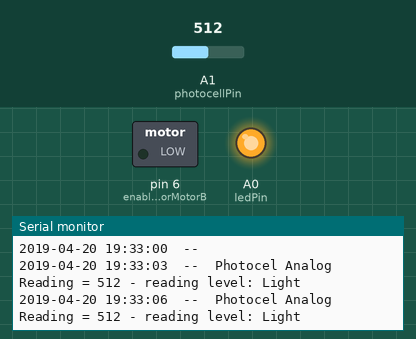
Simulated run of this sketch. Board: Arduino Uno, built with avr-gcc and run on an emulated ATmega328P. Shown: switched loads named in the sketch (green lamp = pin HIGH), output pins drawn as LEDs (lit = HIGH), the last lines printed to the serial monitor. The inputs (shaded band) are chosen by the test bench; at power-on: A1 (photocellPin) = 512. The local clock reads 2024-03-15 10:24:30 at power-on unless the sketch sets it.

Above: at 6.8 s.
6.9 s: A1 (photocellPin) set to 138
At 9.9 s:
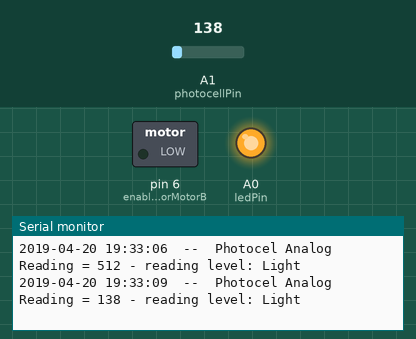
11.3 s: A1 (photocellPin) set to 124
At 13.5 s:
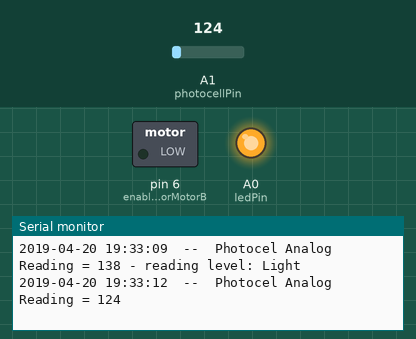
Timing chart, 0 to 15.0 s (numbered marks = the images above; inputs shaded):
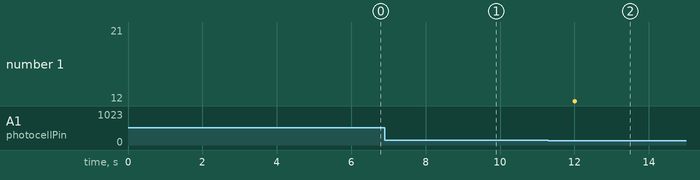

The sketch:

chicken_door_manual.ino
```cpp
//#include <OneWire.h>        // load the onewire library
#include <SimpleTimer.h>  // load the SimpleTimer library to make timers, instead of delays & too many millis statements
#include <DS1302.h>

namespace {

// Set the appropriate digital I/O pin connections. These are the pin
// assignments for the Arduino as well for as the DS1302 chip. See the DS1302
// datasheet:
//
//   http://datasheets.maximintegrated.com/en/ds/DS1302.pdf
const int kCePin   = 10;  // Chip Enable
const int kIoPin   = 9;  // Input/Output
const int kSclkPin = 8;  // Serial Clock

// Create a DS1302 object.
DS1302 rtc(kCePin, kIoPin, kSclkPin);

//Print the current date and time with new line
void printlnTime() {
  // Get the current time and date from the chip.
  Time t = rtc.time();

  // Format the time and date and insert into the temporary buffer.
  char buf[50];
  snprintf(buf, sizeof(buf), "%04d-%02d-%02d %02d:%02d:%02d",
           t.yr, t.mon, t.date,
           t.hr, t.min, t.sec);

  // Print the formatted string to serial so we can see the time.
  Serial.println(buf);
}

//Print the current date and time without new line
void printTime() {
  // Get the current time and date from the chip.
  Time t = rtc.time();

  // Format the time and date and insert into the temporary buffer.
  char buf[50];
  snprintf(buf, sizeof(buf), "%04d-%02d-%02d %02d:%02d:%02d  --  ",
           t.yr, t.mon, t.date,
           t.hr, t.min, t.sec);

  // Print the formatted string to serial so we can see the time.
  Serial.print(buf);
}

}  // namespace
/*
(before running the sketch, remove spaces before and after the above ">" "<" characters -  the instructables editor wouldn't publish the includes unless i added those spaces)
*/

/*
* Copyright 2013, David Naves (http://daveworks.net, <a rel="nofollow"> http://davenaves.com)
</a>
*
* This program is free software; you can redistribute it and/or
* modify it under the terms of the GNU General Public License
* as published by the Free Software Foundation; either version 3
* of the License, or (at your option) any later version.
*
* This program is distributed in the hope that it will be useful,
* but WITHOUT ANY WARRANTY; without even the implied warranty of
* MERCHANTABILITY or FITNESS FOR A PARTICULAR PURPOSE. See the
* GNU General Public License for more details.
*
* You should have received a copy of the GNU General Public License
* along with this program; if not, write to the Free Software
* Foundation, Inc., 51 Franklin Street, Fifth Floor, Boston, MA
* 02110-1301, USA.

*/

 /*
* I'm hoping that if you use/modify this code, you will share your
* coop project with me and the world (pictures, whatever)
* I'm big on sharing.
* Cheers,
* //D
*/

//pins
  const int ledPin = A0;                       // photocell connected to analog 0

  const int photocellPin = A1;                 // photocell connected to analog 0
  const int enableCoopDoorMotorB = 6;          // enable motor b - pin 7
  const int directionCloseCoopDoorMotorB = 3;  // direction close motor b - pin 3
  const int directionOpenCoopDoorMotorB = 2;   // direction open motor b - pin 2
  const int lowerSwitchPin = 11;               // bottom switch is connected to pin 11
  const int topSwitchPin = 12;                 // top switch is connected to pin 12

//Not used pins
  const int feedCoopMotorA = 4;                // direction close motor b - pin 4
  const int feedCoopMotorB = 5;                // direction open motor b - pin 5
  const int feedSwitchPin = 13;                // top switch is connected to pin 13
  const int upDoorButtonPin = 2;              // up door switch is connected to pin 2
  const int downDoorButtonPin = 3;            // down door switch is connected to pin 23

//consts
  //Time constants
  const int doorClosed = 20;
  const int doorOpened = 6;

  //Special constants
  const int wait_time = 5000;
  const int stop_time = 10000;

  // Door working types: 1 - controlled by time ('time'), 2 - controlled by dusk switch('dusk'), default - controlled by time and dusk switch('mixed')
  const int handleType = 2;

  // suntimes array. Elements : day of months, sun up time at first day of month in secounds, sun down time at first day of month in minutes(times in Hungaryan region)
  const int suntimes[ 12 ][ 3 ]= {
    { 31, 451, 962 },
    { 28, 432, 1003 },
    { 31, 387, 1046 },
    { 30, 385, 1151 },
    { 31, 329, 1193 },
    { 30, 291, 1231 },
    { 31, 289, 1244 },
    { 31, 319, 1220 },
    { 30, 360, 1167 },
    { 31, 400, 1106 },
    { 30, 385, 988 },
    { 31, 428, 955 }
  };

// vars

  // photocell
  int photocellReading;                        // analog reading of the photocel
  int photocellReadingLevel;                   // photocel reading levels (dark, twilight, light)

  // sunStates
  int sunIsUp;                                  // Sun is up - calculated from time
  int sunIsDown;                                // Sun is down - calculated from time

  // Controlled the door by manual. (if the door is synchronously with automatic drive then will reinit the state variable)
  bool ManualDrive;                 // bottom switch var for to hold the switch state

  // just need 2 SimpleTimer object
  SimpleTimer duskTimer;
  SimpleTimer timeTimer;

SimpleTimer timer;
// ************************************** the setup **************************************

void setup(void) {
  Serial.begin(9600);

  // Initialize a new chip by turning off write protection and clearing the
  // clock halt flag. These methods needn't always be called. See the DS1302
  // datasheet for details.
  rtc.writeProtect(false);
  rtc.halt(false);

  // Make a new time object to set the date and time.
  // Sunday, September 22, 2013 at 01:38:50.
  Time t(2019, 4, 20, 19, 33, 00, Time::kThursday);

  // Set the time and date on the chip.
  rtc.time(t);

  //Led on
  pinMode(ledPin, INPUT);                   // set bottom switch pin as input
  analogWrite(ledPin, 255);               // activate bottom switch resistor

  // coop door motor
  pinMode (enableCoopDoorMotorB, OUTPUT);            // enable motor pin = output
  pinMode (directionCloseCoopDoorMotorB, OUTPUT);    // motor close direction pin = output
  pinMode (directionOpenCoopDoorMotorB, OUTPUT);     // motor open direction pin = output

  // coop door switches
  pinMode(lowerSwitchPin, INPUT);                    // set lower switch pin as input
  pinMode(topSwitchPin, INPUT);                      // set top switch pin as input
  pinMode(photocellPin, INPUT);                      // set photocell pin as input

  // coop door switches
  pinMode(downDoorButtonPin, INPUT);                   // set down door button pin as output
  pinMode(upDoorButtonPin, INPUT);                     // set up door button pin as output

  // init driving
  ManualDrive = false;

  printTime();
  // timed actions setup
       duskTimer.setInterval(3000, readPhotoCell);      // read the photocell every 10 minutes
  /*switch (handleType) {
     case 1:
       // Timer controll
       Serial.println(" Checking doCoopDoor: every 10 minutes for the time to open or close door");
       calculateSunTimes();
       timeTimer.setInterval(600000, calculateSunTimes);      // calculate sun states every 10 minutes
       break;
     case 2:
       // Dusk controll
       Serial.println(" Checking doCoopDoor: every 10 minutes for light levels to open or close door");
       //readPhotoCell();
       //duskTimer.setInterval(600000, readPhotoCell);      // read the photocell every 10 minutes
       duskTimer.setInterval(3000, readPhotoCell);      // read the photocell every 10 minutes

       break;
     default:
       // Mixed controll
       Serial.println(" Checking doCoopDoor: every 10 minutes for times and light levels to open or close door");
       calculateSunTimes();
       timeTimer.setInterval(600000, calculateSunTimes);      // calculate sun states every 10 minutes
       readPhotoCell();
       duskTimer.setInterval(600000, readPhotoCell);      // read the photocell every 10 minutes
       break;
   }*/
  Serial.println();

}

// functions

void repeatMe() {
    Serial.print("Uptime (s): ");
    Serial.println(millis() / 1000);
}

  // Read the photocell state dark to light
  void readPhotoCell() { // function to be called repeatedly - per dusktimer set in setup
    photocellReading = analogRead(photocellPin);
    printTime();
    Serial.print("Photocel Analog Reading = ");
    Serial.print(photocellReading);

    //  set photocel threshholds
    if (photocellReading >= 0 && photocellReading <= 3) {
      photocellReadingLevel = 1;
      Serial.print(" - reading level:");
      Serial.println(" Dark");
    }  else if (photocellReading  >= 4 && photocellReading <= 120){
       photocellReadingLevel = 2;
       Serial.print(" - reading level:");
       Serial.println(" Twilight");
    }  else if (photocellReading  >= 125 ) {
       photocellReadingLevel = 3;
       Serial.print(" - reading level:");
       Serial.println(" Light");
    }
  }

  //Exemine the door switch states -> debug function
  void readSwitchState() {
    if (digitalRead(lowerSwitchPin) == HIGH) {
      Serial.print("Chicken door in lower state  --  ");
    } else if (digitalRead(topSwitchPin) == HIGH) {
      Serial.print("Chicken door in top state  --  ");
    } else  {
      Serial.print("Chicken door elsewhere in middle state  --  ");
    }
  }

  //Exemine the top door switch state
  bool TopSwitchState() {
    if (digitalRead(topSwitchPin) == HIGH) {
      Serial.println("->Top State Check: Chicken door in top state");
     return true;
    } else {
      Serial.println("->Top State Check: Chicken door not in top state");
      return false;
    }
  }

  //Exemine the lower door switch state
  bool LowerSwitchState() {
    if (digitalRead(lowerSwitchPin) == HIGH) {
      Serial.println("->Lower State Check: Chicken door in lower state");
      return true;
    } else {
      Serial.println("->Lower State Check: Chicken door not in lower state");
      return false;
    }
  }

  //Exemine the door driver button states -> debug function
  void readButtonState() {
    if (digitalRead(upDoorButtonPin) == LOW) {
      Serial.print("Pressed up button  --  ");
    }
    if (digitalRead(downDoorButtonPin) == LOW) {
      Serial.print("Pressed down button  --  ");
    }
  }

  //Exemine the up door button state
  bool UpButtonPressed() {
    if (digitalRead(upDoorButtonPin) == LOW) {
      Serial.println("->Button Press: Pressed up button");
      return true;
    } else {
      return false;
    }
  }

  //Exemine the down door button state
  bool DownButtonPressed() {
    if (digitalRead(downDoorButtonPin) == LOW) {
      Serial.println("->Button Press: Pressed down button");
      return true;
    } else {
      return false;
    }
  }

  // Based on the array, determine the sun up or sun down times of the day in minutes
  int CalculateTime(int actmonth, int actday, int type) {
    int nextmonth = actmonth + 1;
    int actminutes;
    int nextminutes;
    int days;
    int calcminutes;

    if (nextmonth == 13) {
      nextmonth = 1;
    }

    days = suntimes[actmonth-1][0];
    switch (type) {
      case 1:
        // Sun up time
        actminutes = suntimes[actmonth-1][1];
        nextminutes = suntimes[nextmonth-1][1];
        break;
      case 2:
        // Sun down time
        actminutes = suntimes[actmonth-1][2];
        nextminutes = suntimes[nextmonth-1][2];
        break;
      default:
        // False values
        actminutes = 700;
        nextminutes = 700;
        break;
    }
    calcminutes = actminutes + (((nextminutes - actminutes) / days) * actday);
    return calcminutes;

  }

  // Change the actual hour and minutes to minutes data
  int ChangetoMinutes(int acthour, int actminutes) {
    int calcminutes;

    calcminutes = (acthour * 60) + actminutes;
    return calcminutes;

  }

  // Calculate the sun state dates sun is up state or down state
  void calculateSunTimes() { // function to be called repeatedly - per timetimer set in setup
    Time t = rtc.time();
    int currentinmin = ChangetoMinutes(t.hr, t.min);
    int openTime = CalculateTime(t.mon, t.date, 1);
    int closeTime = CalculateTime(t.mon, t.date, 2);
    //Log information
    int openTime_hour = openTime / 60;
    int openTime_minutes = openTime - (openTime_hour * 60);
    int closeTime_hour = closeTime / 60;
    int closeTime_minutes = closeTime - (closeTime_hour * 60);
    Serial.print("Today : ");
    printTime();
    Serial.print("sun up time : ");
    Serial.print(openTime_hour);
    Serial.print(":");
    Serial.print(openTime_minutes);
    Serial.print(" - sun down time - ");
    Serial.print(closeTime_hour);
    Serial.print(":");
    Serial.print(closeTime_minutes);

    if (currentinmin >= openTime && currentinmin <= closeTime) {
      Serial.println("-> Sun is up door Up Time");
      sunIsUp = true;
      sunIsDown = false;
    } else if (currentinmin < openTime || currentinmin > closeTime) {
      Serial.println("-> Sun is down door Down Time");
      sunIsDown = true;
      sunIsUp = false;
    }
  }

  // Stop the coop door motor
  void stopCoopDoorMotorB(){
    Serial.println("->Chicken motor event: Stop motor!");
    digitalWrite (directionCloseCoopDoorMotorB, LOW);        // turn off motor close direction
    digitalWrite (directionOpenCoopDoorMotorB, LOW);         // turn on motor open direction
    analogWrite (enableCoopDoorMotorB, 0);                   // enable motor, 0 speed
  }

  // Delayed stop the coop door motor - the locks should have time to lock
  void delayedstopCoopDoorMotorB(){
    delay(stop_time);
    Serial.println("->Chicken motor event: Stop motor!");
    digitalWrite (directionCloseCoopDoorMotorB, LOW);        // turn off motor close direction
    digitalWrite (directionOpenCoopDoorMotorB, LOW);         // turn on motor open direction
    analogWrite (enableCoopDoorMotorB, 0);                   // enable motor, 0 speed
  }

  // Close the coop door motor (motor dir close = clockwise)
  void closeCoopDoorMotorB() {
     Serial.println("->Chicken motor event: Drive down motor!");
     digitalWrite (directionCloseCoopDoorMotorB, HIGH);       // turn on motor close direction
     digitalWrite (directionOpenCoopDoorMotorB, LOW);         // turn off motor open direction
     analogWrite (enableCoopDoorMotorB, 255);                 // enable motor, full speed
  }

  // Open the coop door (motor dir open = counter-clockwise)
  void openCoopDoorMotorB() {
    Serial.println("->Chicken motor event: Drive up motor!");
    digitalWrite(directionCloseCoopDoorMotorB, LOW);    // turn off motor close direction
    digitalWrite(directionOpenCoopDoorMotorB, HIGH);    // turn on motor open direction
    analogWrite(enableCoopDoorMotorB, 255);           // enable motor, full speed
   }

  // Drive the coop door by time base
  void timeDrive_CoopDoor(){
    // Reinit manual driving stae when door is in synchronous state
    if ((sunIsUp && TopSwitchState()) || (sunIsDown && LowerSwitchState())) {
      ManualDrive = false;
    }

    if (!ManualDrive) {
      // If sun is up
      if (sunIsUp && !TopSwitchState()) {
        printTime();
        Serial.println("->Chicken door event: Coop Door open");
        openCoopDoorMotorB();
        do {
          delay(1000);
        } while (!TopSwitchState());
        stopCoopDoorMotorB();
      }

      if (sunIsDown && !LowerSwitchState()) {
        // If sun is down
        printTime();
        Serial.println("->Chicken door event: Coop Door close");
        closeCoopDoorMotorB();
        do {
          delay(1000);
        } while (!LowerSwitchState());
        delayedstopCoopDoorMotorB();
      }
    }
  }

  // Drive the coop door by dusk controller base
  void duskDrive_CoopDoor(){
    // Reinit manual driving stae when door is in synchronous state
    if ((photocellReadingLevel  >= 2 && TopSwitchState()) || (photocellReadingLevel  == 1 && LowerSwitchState())) {
      ManualDrive = false;
    }

    if (!ManualDrive) {
      // If twilight or light
      if (photocellReadingLevel  >= 2  && !TopSwitchState()) {
        printTime();
        Serial.println("->Chicken door event: Coop Door open");
        openCoopDoorMotorB();
        do {
          delay(1000);
        } while (!TopSwitchState());
          stopCoopDoorMotorB();
      }
      // If dark
      if (photocellReadingLevel  == 1 && !LowerSwitchState()) {
        printTime();
        Serial.println("->Chicken door event: Coop Door close");
        closeCoopDoorMotorB();
        do {
          delay(1000);
        } while (!LowerSwitchState());
        delayedstopCoopDoorMotorB();
      }
    }
  }

  // Drive the coop door by dusk controller and time base
  void mixedDrive_CoopDoor(){
    // Reinit manual driving stae when door is in synchronous state
    if ((sunIsUp && photocellReadingLevel  >= 2 && TopSwitchState()) || (sunIsDown && photocellReadingLevel  == 1 && LowerSwitchState())) {
      ManualDrive = false;
    }

    if (!ManualDrive) {
      // If twilight or light and sun is up
      if (sunIsUp && photocellReadingLevel  >= 2  && !TopSwitchState()) {
        printTime();
        Serial.println("->Chicken door event: Coop Door open");
        openCoopDoorMotorB();
        do {
          delay(1000);
        } while (!TopSwitchState());
        stopCoopDoorMotorB();
      }
      // If dark and sun is down
      if (sunIsDown && photocellReadingLevel  == 1 && !LowerSwitchState()) {
        printTime();
        Serial.println("->Chicken door event: Coop Door close");
        closeCoopDoorMotorB();
        do {
          delay(1000);
        } while (!LowerSwitchState());
        delayedstopCoopDoorMotorB();
      }
    }
  }

  // Drive the coop door by manual
  void manualDrive_CoopDoor(){
    if (UpButtonPressed() && !TopSwitchState()) {
      ManualDrive = true;
      Serial.println("->Chicken door event: Manual Coop Door open");
      openCoopDoorMotorB();
      do {
        delay(1000);
      } while (UpButtonPressed() && !TopSwitchState());
      stopCoopDoorMotorB();
    }
    if (DownButtonPressed() && !LowerSwitchState()) {
      ManualDrive = true;
      Serial.println("->Chicken door event: Manual Coop Door close");
      closeCoopDoorMotorB();
      do {
        delay(1000);
      } while (DownButtonPressed() && !LowerSwitchState());
      delayedstopCoopDoorMotorB();
    }
  }

// ************************************** the loop **************************************
void loop() {
 /* switch (handleType) {
    case 1:
      // Timer controll
      duskTimer.run();
      timeDrive_CoopDoor();
      break;
    case 2:
      // Dusk controll
      timeTimer.run();
      duskDrive_CoopDoor();
      break;
    default:
      // Mixed controll
      duskTimer.run();
      timeTimer.run();
      mixedDrive_CoopDoor();
      break;
  }

  delay(wait_time);*/
  //manualDrive_CoopDoor();
      duskTimer.run();
}
```

Measured:
- the behaviour switches between 125 and 124 on A1 (photocellPin) (found by bisection; images 1 and 2)
- after the input at 6.9 s, the serial monitor: prints a new line after 2.1 s (image 1)
- after the input at 11.3 s, the serial monitor: prints a new line after 0.71 s (image 2)
